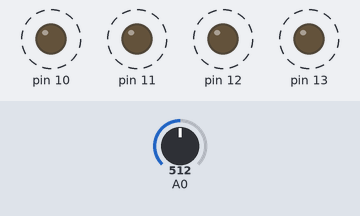
A sketch run on a simulated Arduino Uno, built with avr-gcc and run on an emulated ATmega328P. Parts: output pins drawn as LEDs (lit = HIGH). Dashed ring = blinking. Inputs (shaded band) come from the test bench; at power-on: A0 = 512.

Above: at 1.8 s.
1.9 s: A0 set to 0
At 3.2 s:
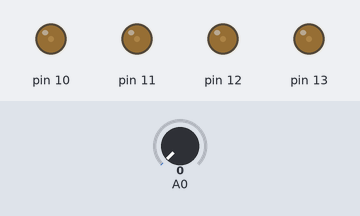
3.6 s: A0 set to 122
At 3.9 s:
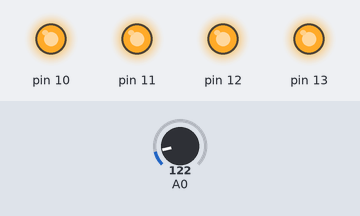
Timing chart, 0 to 13.1 s (numbered marks = the images above; inputs shaded):
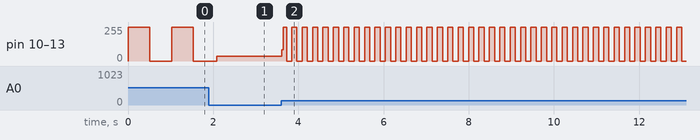

Measured:
- after the input at 3.6 s, pin 10–13: 34/255 → 83/255 at once, then moves between 0/255 and 255/255, repeating every 0.24 s
- by itself, pin 10–13: alternates 255/255 for 0.51 s and 0/255 for 0.51 s

The sketch:

Led_chaser.ino
```cpp
void setup() {
  //coonect multiple led in arduino pin and make light chaser system
  pinMode(13,OUTPUT);
  pinMode(12,OUTPUT);
  pinMode(11,OUTPUT);
  pinMode(10,OUTPUT);
  pinMode(A0,INPUT);

}

void loop()
{int sensorvalue = analogRead(A0);

  digitalWrite(13, HIGH);
  digitalWrite(12,HIGH);
  digitalWrite(10,HIGH);
  digitalWrite(11,HIGH);
  delay(sensorvalue); //delay control with pot you can change pot value led delay will br change
  digitalWrite(13, LOW);
  digitalWrite(12, LOW);
  digitalWrite(10,LOW);
  digitalWrite(11,LOW);
  delay(sensorvalue);
}
```
